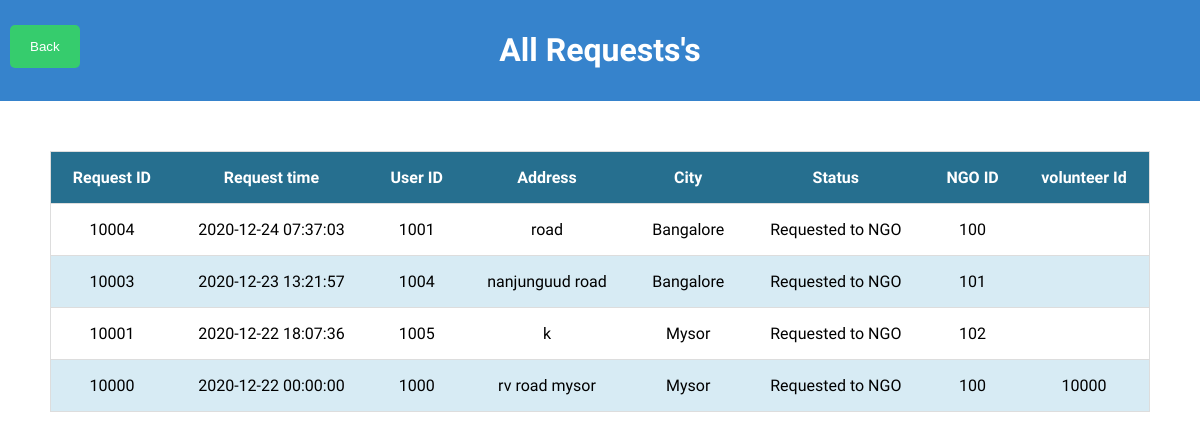
Page /projs/admin/allrequests.php on the earlier database version.
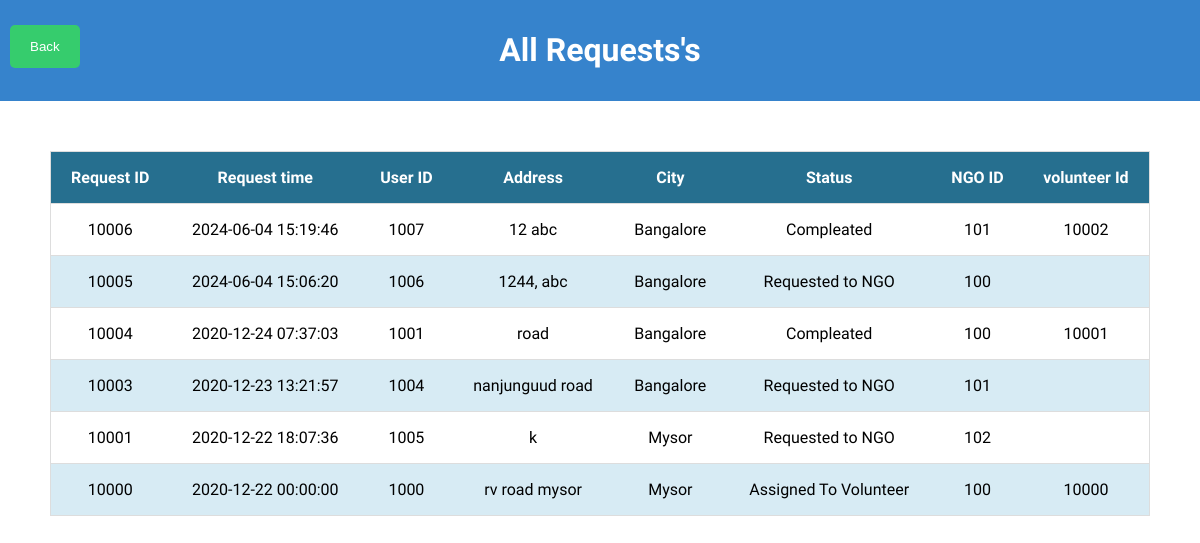
Same page on the later database version.
### tables this page shows
CREATE TABLE IF NOT EXISTS `food_pickup_request` (
  `request_id` int NOT NULL AUTO_INCREMENT,
  `request_time` datetime NOT NULL,
  `user_id` int NOT NULL,
  `city` varchar(20) NOT NULL,
  `address` varchar(100) NOT NULL,
  `status` varchar(50) DEFAULT 'Requested to NGO',
  `ngo_id` int NOT NULL,
  `volunteer_id` int DEFAULT NULL,
  `food_quantity` varchar(20) NOT NULL,
  `food_type` varchar(100) NOT NULL,
  PRIMARY KEY (`request_id`)
);

### projs/admin/allrequests.php (the view, shortened to what this page needs)
<?php
require '../config.php';
?>
<!DOCTYPE html>
<html lang="en">
<head>
    <link rel="stylesheet" href="../css/adminstyle.css" />
</head>
<body>
    <div style="background-color: #3683cc; padding: 10px;">
        <a href="./admindash.php"><button class="backbutton" style="position: absolute;">Back</button></a>
        <h1 class="ngoname">
            All Requests's
        </h1>
    </div>
    <div style="padding:50px">
        <table>
            <thead>
                <th>Request ID</th>
                <th>Request time</th>
                <th>User ID</th>
                <th>Address</th>
                <th>City</th>
                <th>Status</th>
                <th>NGO ID</th>
                <th>volunteer Id</th>
            </thead>
            <tbody>
                <?php
    					$sql="SELECT * FROM `food_pickup_request` ORDER BY request_id DESC";
    					$query=$con->query($sql);
    					while($row=$query->fetch_array()){
    						?>
                <tr>
                    <td>
                        <?php echo $row['request_id']; ?>
                    </td>
                    <td>
                        <?php echo $row['request_time']; ?>
                    </td>
                    <td>
                        <?php echo $row['user_id']; ?>
                    </td>
                    <td>
                        <?php echo $row['address']; ?>
                    </td>
                    <td>
                        <?php echo $row['city']; ?>
                    </td>
                    <td>
                        <?php echo $row['status']; ?>
                    </td>
                    <td>
                        <?php echo $row['ngo_id']; ?>
                    </td>
                    <td>
                        <?php echo $row['volunteer_id']; ?>
                    </td>
                </tr>
                <?php
    					}
    				?>
            </tbody>
        </table>
    </div>
</body>
</html>

### projs/css/adminstyle.css (style rules this page uses)
table { border-collapse: collapse; border-spacing: 0; width: 100%; }
th { background-color: #266f8f; color: white; text-align: center; padding: 16px; font-family: "Rosario", sans-serif; }
td { text-align: center; padding: 16px; font-family: "Rosario", sans-serif; }
tr:nth-child(even) { background-color: #d7ebf4; }
body { margin: 0; }
tr { padding: 10px; margin-top: 10px; text-align: center; border: 1px solid #ddd; }
.ngoname { text-align: center; color: white; font-family: "Rosario", sans-serif; }
.backbutton { border-radius: 5px; background-color: #36cc6d; padding: 14px 20px; color: white; border: none; cursor: pointer; width: auto; float: left; position: fixed; top: 25px; outline: none; }

Differences in the rows shown:
added food_pickup_request: request_id "10006", request_time "2024-06-04 15:19:46", user "1007", address "12 abc", city "Bangalore", status "Compleated", ngo "101", volunteer "10002"
added food_pickup_request: request_id "10005", request_time "2024-06-04 15:06:20", user "1006", address "1244, abc", city "Bangalore", status "Requested to NGO", ngo "100"
changed food_pickup_request "road": status "Requested to NGO" → "Compleated"; volunteer (not shown) → "10001"
changed food_pickup_request "rv road mysor": status "Requested to NGO" → "Assigned To Volunteer"
